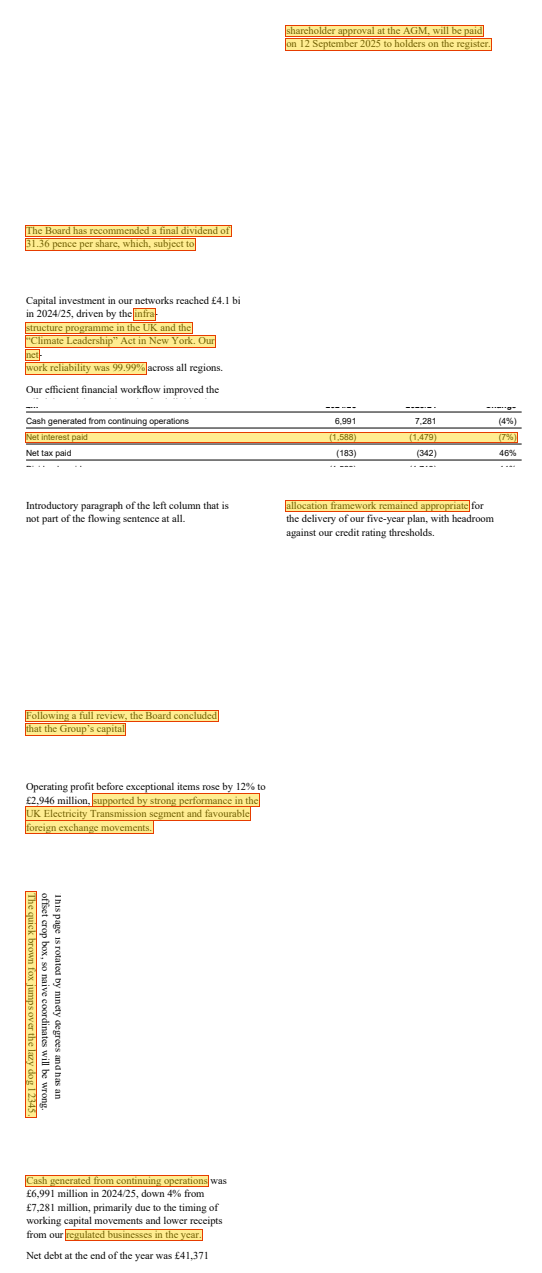

The Python source for this figure:
import sys
import pathlib; sys.path.insert(0, str(pathlib.Path(__file__).resolve().parent.parent))
import quote_locator_prototype as ql
import pypdfium2 as pdfium
from PIL import Image, ImageDraw

cases = [
 ("test5.pdf", 1, "The Board has recommended a final dividend of 31.36 pence per share, which, subject to shareholder approval at the AGM, will be paid on 12 September 2025 to holders on the register."),
 ("test5.pdf", 1, "infrastructure programme in the UK and the \"Climate Leadership\" Act in New York. Our network reliability was 99.99%"),
 ("test5.pdf", 2, "Net interest paid (1,588) (1,479) (7%)"),
 ("test5.pdf", 4, "Following a full review, the Board concluded that the Group's capital allocation framework remained appropriate"),
 ("test5.pdf", 5, "supported by strong performance in the UK Electricity Transmission segment and favourable foreign exchange movements"),
 ("test5_geom.pdf", 3, "The quick brown fox jumps over the lazy dog 12345."),
 ("test5.pdf", 1, "Cash generated from continuing operations ... regulated businesses in the year."),
]
tiles = []
for path, pg, quote in cases:
    pdf = pdfium.PdfDocument(path)
    pw = ql.pdfium_page_words(pdf, pg - 1)
    res = ql.locate_in_page(pw, quote)
    page = pdf[pg - 1]
    scale = 1.0
    img = page.render(scale=scale).to_pil().convert("RGBA")
    ov = Image.new("RGBA", img.size, (0, 0, 0, 0))
    d = ImageDraw.Draw(ov)
    for r in res.rects:
        x0, y0 = r["x"] * img.width, r["y"] * img.height
        d.rectangle([x0, y0, x0 + r["w"] * img.width, y0 + r["h"] * img.height], fill=(255, 214, 0, 110), outline=(230, 60, 0, 255))
    img = Image.alpha_composite(img, ov).convert("RGB")
    # crop to bounding area of rects (+margin) for legibility
    if res.rects:
        xs0 = min(r["x"] for r in res.rects); ys0 = min(r["y"] for r in res.rects)
        xs1 = max(r["x"] + r["w"] for r in res.rects); ys1 = max(r["y"] + r["h"] for r in res.rects)
        m = 25
        box = (max(0, int(xs0 * img.width) - m), max(0, int(ys0 * img.height) - m), min(img.width, int(xs1 * img.width) + m), min(img.height, int(ys1 * img.height) + m))
        img = img.crop(box)
    print(path, pg, res.method, round(res.score, 2), res.order, len(res.rects), "rects;", res.matched_text[:70])
    tiles.append(img)
W = max(t.width for t in tiles); H = sum(t.height + 8 for t in tiles)
sheet = Image.new("RGB", (W, H), "white")
y = 0
for t in tiles:
    sheet.paste(t, (0, y)); y += t.height + 8
sheet.save("visual_check.png"); print(sheet.size)
